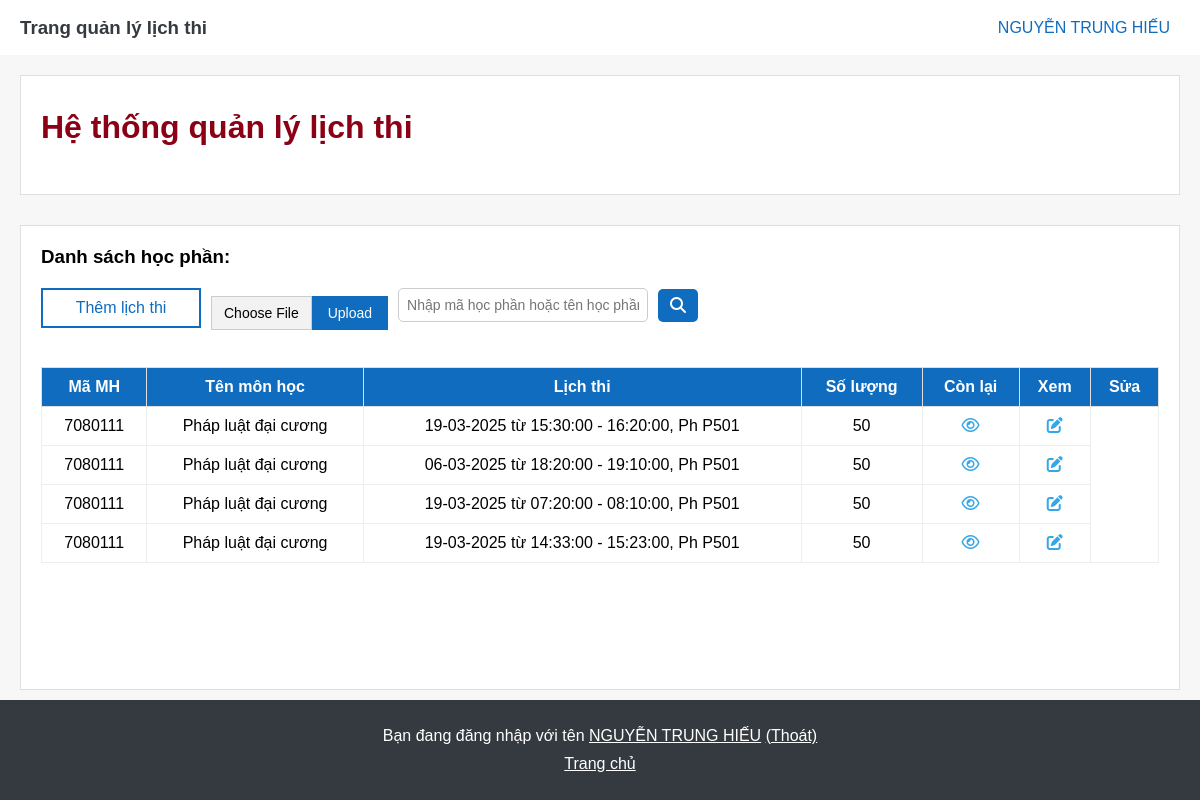
Screenshot of /web_manage_schedule_exam/admin/manage_schedule.php (signed in) with the database file from the repository.
### tables this page shows
CREATE TABLE `lichthi` (
  `ma_lich_thi` int(11) NOT NULL,
  `ma_hoc_phan` int(10) NOT NULL,
  `ngay_thi` date NOT NULL,
  `gio_bat_dau` time NOT NULL,
  `gio_ket_thuc` time NOT NULL,
  `ma_phong` varchar(10) NOT NULL,
  `mgv` int(10) NOT NULL
);

CREATE TABLE `hocphan` (
  `ma_hoc_phan` int(10) NOT NULL,
  `ten_hoc_phan` varchar(100) NOT NULL,
  `so_tin_chi` int(11) NOT NULL
);

CREATE TABLE `phongthi` (
  `ma_phong` varchar(10) NOT NULL,
  `suc_chua` int(11) NOT NULL
);

### web_manage_schedule_exam/admin/limit_page.php (called while the page is built, shortened)
<?php
    $limit = 15;
    $current_page = isset($_GET['page']) ? (int)$_GET['page'] : 1;
    $offset = ($current_page - 1) * $limit;
?>

### web_manage_schedule_exam/admin/manage_schedule.php (the view, shortened to what this page needs)
<!DOCTYPE html>
<html lang="vi">
<head>
    <link rel="stylesheet" href="https://cdnjs.cloudflare.com/ajax/libs/font-awesome/6.4.2/css/all.min.css" />
</head>
<body>
<?php include('header.php'); ?>
    <div class="container">
        <?php include('tag.php'); ?>
        <div class="crud">
            <h3>Danh sách học phần:</h3>
            <div class="button-group">
                <a id="add-button" href="add_schedule.php">Thêm lịch thi</a>
                <form action="import.php" method="post" enctype="multipart/form-data" class="upload-form">
                    <label for="file-upload" class="custom-file-upload">
                        Choose File
                    </label>
                    <button type="submit" id="import-button" name="import-course-button">Upload</button>
                </form>
                <div class="search">
                    <input type="text" id="search-input" onkeyup="searchFunction()" placeholder="Nhập mã học phần hoặc tên học phần...">
                    <button id="search-button"><i class="fa-solid fa-magnifying-glass"></i></button>
                </div>
            </div>
            <table class="crud-table">
                <thead>
                    <tr>
                        <th>Mã MH</th>
                        <th>Tên môn học</th>
                        <th>Lịch thi</th>
                        <th>Số lượng</th>
                        <th>Còn lại</th>
                        <th>Xem</th>
                        <th>Sửa</th>
                    </tr>
                </thead>
                <tbody>
                    <?php
                        require "limit_page.php";
                        $sql_lich_thi = "SELECT * FROM lichthi LIMIT $limit OFFSET $offset";
                        $result_lich_thi = $conn->query($sql_lich_thi);
                        if ($result_lich_thi->num_rows > 0) {
                            while($row = $result_lich_thi->fetch_assoc()) {
                                $ma_phong = $row["ma_phong"];
                                $ma_lich_thi = $row["ma_lich_thi"];
                                $ma_hoc_phan = $row["ma_hoc_phan"];
                                $ngay_thi = $row["ngay_thi"];
                                $part = (explode("-",$ngay_thi));
                                $ngay_thi_update = $part[2] . "-" . $part[1]. "-" . $part[0];
                                $gio_ket_thuc = $row["gio_ket_thuc"];
                                $gio_bat_dau = $row["gio_bat_dau"];
                                echo '<tr>';
                                echo '<td>' . $ma_hoc_phan . '</td>';
                                $sql_hoc_phan = "SELECT * FROM hocphan where ma_hoc_phan = '$ma_hoc_phan'";
                                $result_hoc_phan = $conn->query($sql_hoc_phan);
                                if ($result_hoc_phan->num_rows > 0) {
                                    while($row = $result_hoc_phan->fetch_assoc()) {
                                        echo '<td>' . $row["ten_hoc_phan"] . '</td>';
                                    }
                                }
                                echo '<td>' . $ngay_thi_update . ' từ ' . $gio_bat_dau . ' - ' . $gio_ket_thuc . ', Ph '. $ma_phong .'</td>';
                                $sql_phong_thi = "SELECT * FROM phongthi";
                                $result_phong_thi = $conn->query($sql_phong_thi);
                                if ($result_phong_thi->num_rows > 0) {
                                    while($row = $result_phong_thi->fetch_assoc()) {
                                        echo '<td>' . $row["suc_chua"] . '</td>';
                                    }
                                }
                                echo '<td id="view-icon"><a href=""><i class="fa-regular fa-eye"></i></a></td>';
                                echo '<td id="update-icon"><a href="update_schedule.php?ma_lich_thi=' . $ma_lich_thi . '"><i class="fa-solid fa-pen-to-square"></i></a></td>';
                                echo '</tr>';
                            }
                        } else {
                            echo "Chưa có lịch thi";
                        }
                    ?>
                </tbody>
            </table>
            <?php
                require "pagination.php";
            ?>
        </div>
    </div>
    <?php include('footer.php'); ?>
</body>
</html>

### web_manage_schedule_exam/admin/header.php (shortened to what this page needs)
<?php
    include('config.php');
?>
<!DOCTYPE html>
<html lang="vi">
<head>
    <link rel="stylesheet" href="https://cdnjs.cloudflare.com/ajax/libs/font-awesome/6.4.2/css/all.min.css" />
    <link rel="stylesheet" href="styles.css">
    <link rel="stylesheet" href="manage_add.css">
</head>
<body>
    <div class="header">
        <div class="home">
            <a href="home_admin.php"><h3>Trang quản lý lịch thi</h3></a>
        </div>
        <div class="user" onclick="myFunction()">
            <span style="text-transform: uppercase;"><?php
                    $id_admin = $_SESSION['id_admin'];
                    $sql = "SELECT * FROM admin WHERE id_admin = '$id_admin'";
                    $result = $conn->query($sql);
                    if ($result->num_rows > 0) {
                        while($row = $result->fetch_assoc()) {
                            echo  $row["ho_dem"]. " " . $row["ten"] ;
                        }
                    }
                ?>
            </span>
        </div>
    </div>
</body>
</html>

### web_manage_schedule_exam/admin/tag.php
<div class="tag">
    <h1>Hệ thống quản lý lịch thi</h1>
</div>

### web_manage_schedule_exam/admin/pagination.php (shortened to what this page needs)
<div class="pagination">
</div>

### web_manage_schedule_exam/admin/footer.php (shortened to what this page needs)
<div class="footer">
    <p>Bạn đang đăng nhập với tên
        <u style="text-transform: uppercase;"><?php
            $id_admin = $_SESSION['id_admin'];
            $sql = "SELECT * FROM admin WHERE id_admin = '$id_admin'";
            $result = $conn->query($sql);
            if ($result->num_rows > 0) {
                while($row = $result->fetch_assoc()) {
                    echo  $row["ho_dem"]. " " . $row["ten"] ;
                }
            }
        ?></u> <a href="logout.php">(Thoát)</a></p>
    <p><a href="home_admin.php">Trang chủ</a></p>
</div>

### web_manage_schedule_exam/admin/styles.css (style rules this page uses)
* { margin: 0; padding: 0; box-sizing: border-box; }
html, body { display: flex; flex-direction: column; min-height: 100vh; font-family: Arial, sans-serif; }
.container { background-color: #F7F7F7; flex: 1; display: flex; flex-direction: column; }
.header { background-color: #FFFFFF; display: flex; align-items: center; justify-content: space-between; height: 55px; padding: 0 20px; box-shadow: 0 2px 4px rgba(0, 0, 0, 0.1); }
.header .home { display: flex; align-items: center; }
.header .home a { text-decoration: none; color: #343a40; }
.header .user { display: flex; align-items: center; color: #0F6CBF; position: relative; height: 40px; }
.header .user span { margin-right: 10px; }
.tag { height: 120px; display: flex; flex-direction: column; justify-content: center; background-color: #FFFFFF; margin: 20px; padding: 20px; border: 1px solid #DFDFDF; }
.tag h1 { margin-bottom: 15px; color: #8B0015; }
.crud { min-height: 120px; display: flex; flex-grow: 1; border: 1px solid #DFDFDF; flex-direction: column; background-color: #FFFFFF; margin: 10px 20px; padding: 20px; }
.button-group { display: flex; margin: 20px 0 10px; gap: 10px; }
.crud #add-button { width: 160px; height: 40px; display: flex; justify-content: center; align-items: center; background-color: #FFFFFF; color: #0F6CBF; text-decoration: none; border: 2px solid #0F6CBF; cursor: pointer; }
.upload-form { display: flex; align-items: center; }
.custom-file-upload { display: inline-block; padding: 8px 12px; background-color: #f2f2f2; border: 1px solid #ccc; cursor: pointer; font-size: 14px; }
#import-button { background-color: #0F6CBF; color: white; border: 1px solid #0F6CBF; padding: 8px 15px; font-size: 14px; cursor: pointer; }
.search { display: flex; align-items: center; gap: 10px; margin-bottom: 15px; }
#search-input { width: 250px; padding: 8px; border: 1px solid #ccc; border-radius: 5px; font-size: 14px; }
#search-button { background-color: #0F6CBF; color: white; border: none; padding: 8px 12px; border-radius: 5px; cursor: pointer; }
#search-button i { font-size: 16px; }
.crud-table { margin-top: 20px; width: 100%; border-collapse: collapse; cursor: pointer; border: 1px solid #EEEEEE; }
.crud-table tr td { border: 1px solid #EEEEEE; }
.crud-table th, .crud-table td { border: 1px solid #DDDDDD; padding: 10px; text-align: center; }
.crud-table thead th { background-color: #0F6CBF; color: white; }
.crud-table #update-icon a { color: #35A7E8; cursor: pointer; }
.crud-table #view-icon a { color: #35A7E8; cursor: pointer; }
.crud .pagination { display: flex; flex-direction: row; align-items: center; justify-content: center; height: 100px; margin-top: auto; gap: 10px; }
.footer { background-color: #343a40; font-family: Arial, sans-serif; color: white; text-align: center; display: flex; flex-direction: column; align-items: center; justify-content: center; height: 100px; margin-top: auto; width: 100%; }
.footer p { margin: 5px 0; }
.footer a { color: white; }

### web_manage_schedule_exam/admin/manage_add.css (style rules this page uses)
* { margin: 0; padding: 0; box-sizing: border-box; }
html, body { display: flex; flex-direction: column; min-height: 100vh; font-family: Arial, sans-serif; }
.footer { background-color: #343a40; font-family: Arial, sans-serif; color: white; text-align: center; display: flex; flex-direction: column; align-items: center; justify-content: center; height: 100px; margin-top: auto; width: 100%; }
.footer p { margin: 5px 0; }
.footer a { color: white; }

### rows the page displays
lichthi: ma_hoc_phan "7080111", ngay_thi "19-03-2025", gio_bat_dau "15:30:00", gio_ket_thuc "16:20:00", ma_phong "P501"
hocphan: ten_hoc_phan "Pháp luật đại cương"
phongthi: suc_chua "50"
lichthi: ma_hoc_phan "7080111", ngay_thi "06-03-2025", gio_bat_dau "18:20:00", gio_ket_thuc "19:10:00", ma_phong "P501"
lichthi: ma_hoc_phan "7080111", ngay_thi "19-03-2025", gio_bat_dau "07:20:00", gio_ket_thuc "08:10:00", ma_phong "P501"
lichthi: ma_hoc_phan "7080111", ngay_thi "19-03-2025", gio_bat_dau "14:33:00", gio_ket_thuc "15:23:00", ma_phong "P501"

### other values shown
$row["ho_dem"] "NGUYỄN TRUNG"
$row["ten"] "HIẾU"
